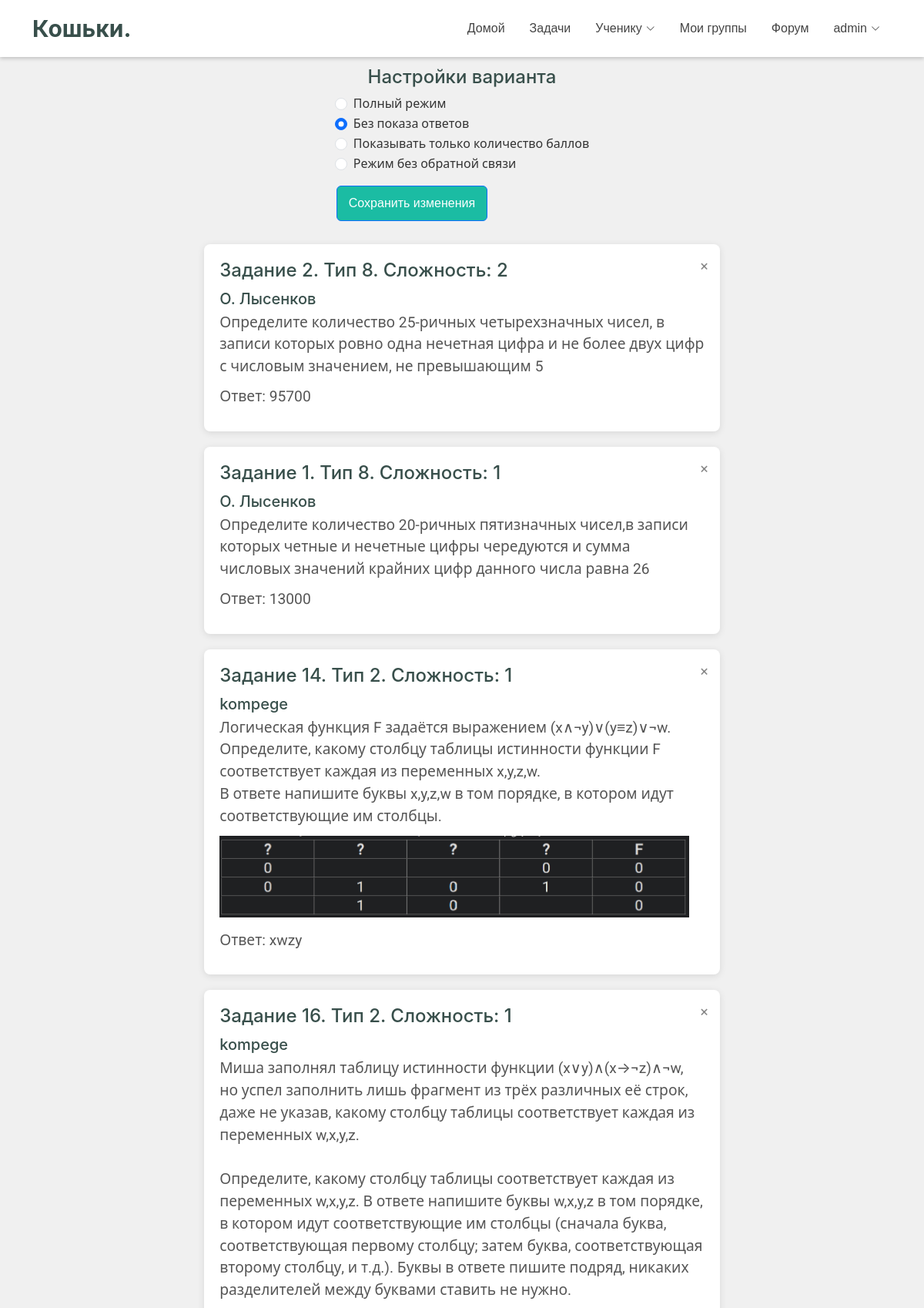
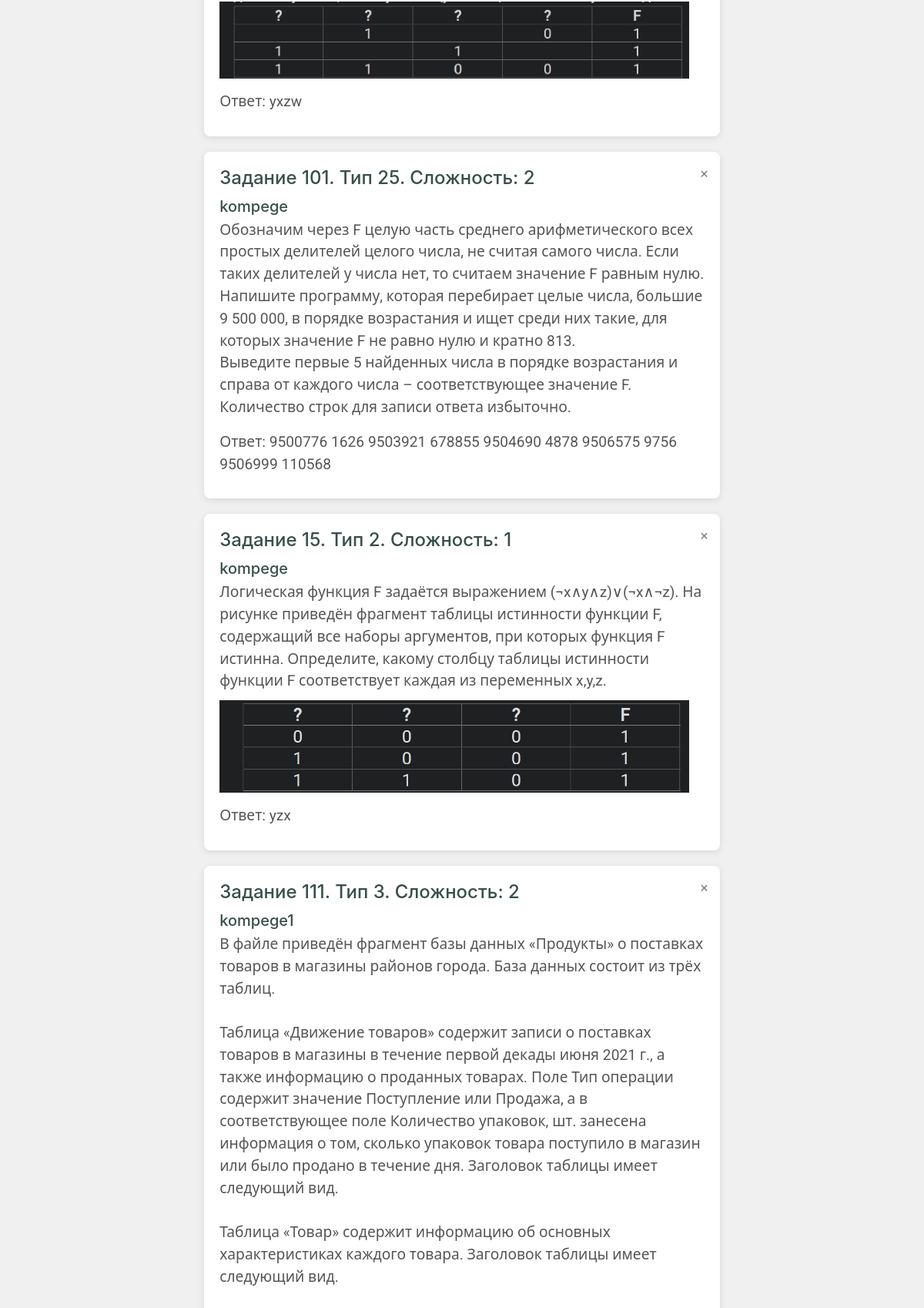
Page /variants/1/edit (signed in, upper part) on the committed database (2 pictures, top to bottom).
### tables this page shows
CREATE TABLE problems (problem_id INT, problem_type_id INT, problem_source VARCHAR (255), problem_statement TEXT, problem_answer VARCHAR (255), problem_difficulty INT, PRIMARY KEY (problem_id), FOREIGN KEY (problem_type_id) REFERENCES problem_types (type_id));

### main.py (the view, shortened to what this page needs)
@app.route("/variants/<variant_id>/edit", methods=["GET", "POST"])
@login_required
def edit_variant(variant_id):
    if request.method == "GET":
        kwargs = dr.variant_page_default_kwargs(variant_id)
        name = dr.get_user_name(current_user.id)
        return render_template("variants/edit_variant.html", **kwargs, user=name)

### database_requests.py (called while the page is built)
def sql_execute(sql_request):
    ret = cursor.execute(sql_request)
    return ret

def get_user_name(user_id):
    sql_req = f"""SELECT first_name, surname FROM users WHERE user_id = {user_id} """
    result = sql_execute(sql_req).fetchall()
    ret = result[0][0] + ' ' + result[0][1]
    return ret

def get_user_info_with_user_id(id):
    sql_req = f"""
        SELECT * from users
        WHERE user_id = "{id}"
        """
    return sql_execute(sql_req).fetchall()[0]

def get_problems_by_variant(variant_id):
    sql_req = f"""
            SELECT
                problems.problem_id, problem_type_id, problem_source, problem_statement, problem_answer, problem_difficulty
            FROM
                problems
            INNER JOIN
                variant_problem
            ON
                problems.problem_id = variant_problem.problem_id
            WHERE
                variant_problem.variant_id = {variant_id}
    """
    return sql_execute(sql_req).fetchall()

### main.py (called while the page is built)
@login_manager.user_loader
def load_user(user_id):
    user_info = dr.get_user_info_with_user_id(user_id)
    if user_info:
        return User(user_id=user_info[0], role=user_info[5])
    return None

### templates/variants/edit_variant.html (shortened to what this page needs)
<!DOCTYPE html>
<html lang="ru">
<head>
    <link href="{{ url_for('static', filename='vendor/bootstrap/css/bootstrap.min.css') }}" rel="stylesheet">
    <link href="{{ url_for('static', filename='vendor/bootstrap-icons/bootstrap-icons.css') }}" rel="stylesheet">
    <link href="{{ url_for('static', filename='/css/main.css') }}" rel="stylesheet">
</head>
<body>
     {% include 'header.html' %}
     <div class="container mt-3">
         <h4>Настройки варианта</h4>
         <form id="variant-feedback-settings" method="post">
            <div class="form-check">
                 <input class="form-check-input" type="radio" name="feedbackOption" id="feedbackOption1" value="3" {% if display_mode == 3 %}checked {% endif %}>
                 <label class="form-check-label" for="feedbackOption1">
                      Полный режим
                 </label>
             </div>
             <div class="form-check">
                 <input class="form-check-input" type="radio" name="feedbackOption" id="feedbackOption2" value="2" {% if display_mode == 2 %}checked {% endif %}>
                 <label class="form-check-label" for="feedbackOption2">
                     Без показа ответов
                 </label>
             </div>
             <div class="form-check">
                 <input class="form-check-input" type="radio" name="feedbackOption" id="feedbackOption3" value="1" {% if display_mode == 1 %}checked {% endif %}>
                 <label class="form-check-label" for="feedbackOption3">
                     Показывать только количество баллов
                 </label>
             </div>
             <div class="form-check">
                 <input class="form-check-input" type="radio" name="feedbackOption" id="feedbackOption4" value="0" {% if display_mode == 0 %}checked {% endif %}>
                 <label class="form-check-label" for="feedbackOption4">
                     Режим без обратной связи
                 </label>
             </div>
             <div class="mt-3 text-center">
                 <button type="submit" class="btn btn-primary">Сохранить изменения</button>
             </div>
         </form>
     </div>
     <div class="container" id="lectures-container">
         {% for problem in problems %}
             <div class="problem-card default" data-type="{{ problem[1] }}">
                 <form method="post" class="delete-form" enctype="multipart/form-data">
                     <button type="submit" class="delete-btn" aria-label="Удалить">×</button>
                 </form>
                 <h5 class="problem-title">Задание {{problem[0] + 1}}. Тип {{problem[1]}}. Сложность: {{problem[5]}}</h5>
                 <h6 class="problem-author">{{problem[2]}}</h6>
                 <p class="problem-question">{{problem[3]|safe}}</p>
                 {% for image_name in problem[6] %}
                    <p><img src="{{ url_for('static', filename='img/problem-pictures/' ~ image_name) }}"
                          alt="Изображение к задаче {{problem[0] + 1}}"
                          onerror="this.style.display='none'"
                          style="max-width: calc(100% - 20px);"></p>
                {% endfor %}
                 <div class="answer">
                     <p class="problem-question">Ответ: {{problem[4]}}</p>
                 </div>
             </div>
         {% endfor %}
     </div>
</body>
</html>

### static/css/main.css (style rules this page uses)
:root { --default-font: "Roboto", system-ui, -apple-system, "Segoe UI", Roboto, "Helvetica Neue", Arial, "Noto Sans", "Liberation Sans", sans-serif, "Apple Color Emoji", "Segoe UI Emoji", "Segoe UI Symbol", "Noto Color Emoji"; --heading-font: "Inter", sans-serif; --nav-font: "Poppins", sans-serif; }
:root { --background-color: #ffffff; --default-color: #444444; --heading-color: #384f4b; --accent-color: #1bbca3; --surface-color: #ffffff; --contrast-color: #ffffff; --incorrect-answer-color: #ff4040; --correct-answer-color: #acf273; --empty-answer-color: #c9c9c9; }
:root { --nav-color: #444444; --nav-hover-color: #1bbca3; --nav-mobile-background-color: #ffffff; --nav-dropdown-background-color: #ffffff; --nav-dropdown-color: #444444; --nav-dropdown-hover-color: #1bbca3; }
:root { scroll-behavior: smooth; }
body { color: var(--default-color); background-color: var(--background-color); font-family: var(--default-font); overflow-y: scroll; }
h1, h2, h3, h4, h5, h6 { color: var(--heading-color); font-family: var(--heading-font); }
.btn-primary { padding: 10px 15px; margin-left: 2px; font-size: 16px; font-family: var(--nav-font); font-weight: 400; display: flex; align-items: center; justify-content: space-between; white-space: nowrap; color: var(--contrast-color); background-color: var(--nav-hover-color); border: none transition: background-color 0.3s; }
.answer { position: relative; display: inline-block; }
.problem-title { font-size: 1.5rem; font-weight: 500; margin-bottom: 10px; }
.problem-author { font-size: 1.25rem; margin-bottom: 5px; }
.problem-question { font-size: 1.2rem; margin-bottom: 10px; color: #555; }
.problem-card { border-radius: 8px; box-shadow: 0 2px 10px rgba(0, 0, 0, 0.1); padding: 20px; margin-bottom: 20px; width: 60%; transition: transform 0.3s, box-shadow 0.3s; }
.problem-card.default { background-color: #ffffff; }
.problem-card img { max-width: 100%; }

### templates/variants/edit_variant.html (style rules this page uses)
body { margin: 0; background-color: #f0f0f0; color: #333; padding-top: 70px; }
.container { display: flex; flex-direction: column; align-items: center; margin-top: 2.5%; width: 100%; }
.delete-btn { position: absolute; top: 10px; right: 10px; background: none; border: none; font-size: 1.2em; cursor: pointer; color: #888; padding: 5px; z-index: 2; }
.problem-card { position: relative; }

### rows in the picture
problems: problem[0]+1 "2", problem_type "8", problem_difficulty "2", problem_source "О. Лысенков", problem_statement "Определите количество 25-ричных четырехзначных чисел, в записи которых ровно одна нечетная цифра и не более двух цифр с числовым значением, не превышающим 5", problem_answer "95700"
problems: problem[0]+1 "1", problem_type "8", problem_difficulty "1", problem_source "О. Лысенков", problem_statement "Определите количество 20-ричных пятизначных чисел,в записи которых четные и нечетные цифры чередуются и сумма числовых значений крайних цифр данного числа равна 26", problem_answer "13000"
problems: problem "14", problem_type "2", problem_difficulty "1", problem_source "kompege", problem_statement "Логическая функция F задаётся выражением (x∧¬y)∨(y≡z)∨¬w. Определите, какому столбцу таблицы истинности функции F соответствует каждая из переменных x,y,z,w. В ответе напишите буквы x,y,z,w в том порядке, в котором идут соответствующие им столбцы.", problem_answer "xwzy"
problems: problem "16", problem_type "2", problem_difficulty "1", problem_source "kompege", problem_statement "Миша заполнял таблицу истинности функции (x∨y)∧(x→¬z)∧¬w, но успел заполнить лишь фрагмент из трёх различных её строк, даже не указав, какому столбцу таблицы соответствует каждая из переменных w,x,y,z. Определите, какому столбцу таблицы соответствует каждая из переменных w,x,y,z. В ответе напишите буквы w,x,y,z в том порядке, в котором идут соответствующие им столбцы (сначала буква, соответствующая первому столбцу; затем буква, соответствующая второму столбцу, и т.д.). Буквы в ответе пишите подряд, никаких разделителей между буквами ставить не нужно.", problem_answer "yxzw"
problems: problem "101", problem_type "25", problem_difficulty "2", problem_source "kompege", problem_statement "Обозначим через F целую часть среднего арифметического всех простых делителей целого числа, не считая самого числа. Если таких делителей у числа нет, то считаем значение F равным нулю. Напишите программу, которая перебирает целые числа, большие 9 500 000, в порядке возрастания и ищет среди них такие, для которых значение F не равно нулю и кратно 813. Выведите первые 5 найденных числа в порядке возрастания и справа от каждого числа – соответствующее значение F. Количество строк для записи ответа избыточно.", problem_answer "9500776 1626 9503921 678855 9504690 4878 9506575 9756 9506999 110568"
problems: problem "15", problem_type "2", problem_difficulty "1", problem_source "kompege", problem_statement "Логическая функция F задаётся выражением (¬x∧y∧z)∨(¬x∧¬z). На рисунке приведён фрагмент таблицы истинности функции F, содержащий все наборы аргументов, при которых функция F истинна. Определите, какому столбцу таблицы истинности функции F соответствует каждая из переменных x,y,z.", problem_answer "yzx"
problems: problem "111", problem_type "3", problem_difficulty "2", problem_source "kompege1", problem_statement "В файле приведён фрагмент базы данных «Продукты» о поставках товаров в магазины районов города. База данных состоит из трёх таблиц. Таблица «Движение товаров» содержит записи о поставках товаров в магазины в течение первой декады июня 2021 г., а также информацию о проданных товарах. Поле Тип операции содержит значение Поступление или Продажа, а в соответствующее поле Количество упаковок, шт. занесена информация о том, сколько упаковок товара поступило в магазин или было продано в течение дня. Заголовок таблицы имеет следующий вид. Таблица «Товар» содержит информацию об основных характеристиках каждого товара. Заголовок таблицы имеет следующий вид."

### other values in the picture
{{ user }} "admin"
